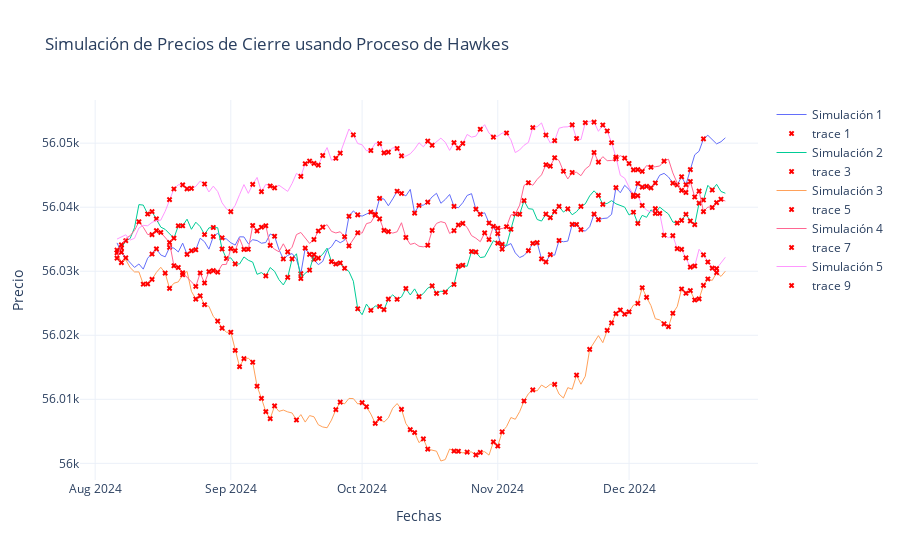

Write notebook code for a chart like this one.
### Code cell
import numpy as np
import plotly.graph_objs as go
import pandas as pd  # Importamos pandas para manejar las fechas

def funcion_intensidad(mu, alpha, beta, eventos, tiempos):
    # Calcula la intensidad actual del proceso de Hawkes
    return mu + alpha * np.sum(eventos * np.exp(-beta * (len(eventos) + 1 - tiempos)))

def simulated_hawkes_closing_prices(eventos, lambda_0, alpha, beta, initial_price, daily_volatility, start_date, num_days=30):
    number_events = len(eventos)
    
    eventos_historicos = list(eventos)  # Convertir a lista para modificarla

    # Crear un array de tiempos para los eventos históricos
    historical_times = np.arange(1, number_events + 1)

    # Lista para almacenar precios de cierre
    prices = [initial_price]

    current_intensity = lambda_0  # Intensidad actual
    
    simulated_events = np.zeros(1)
    
    for i in range(1, num_days + 1):
        # Actualiza los tiempos históricos añadiendo el nuevo tiempo
        historical_times = np.append(historical_times, number_events + i)

        P = 1 - np.exp(-current_intensity)
        
        price_change = 0  # Inicializar el cambio de precio para el día
        
        if np.random.uniform() < P:
            eventos_historicos.append(1)
            # Calcula el cambio de precio basado en el número de eventos
            event_price_change = np.random.normal(loc=0, scale=daily_volatility)
            price_change += event_price_change
            simulated_events = np.append(simulated_events, 1)
        else:
            simulated_events = np.append(simulated_events, 0)
            eventos_historicos.append(0)

        # Actualiza la intensidad actual del proceso de Hawkes
        current_intensity = funcion_intensidad(lambda_0, alpha, beta, eventos_historicos, historical_times)
        
        price_change += np.random.normal(loc=0, scale=daily_volatility)
        new_price = prices[-1] + price_change
        prices.append(new_price)

    # Generar las fechas desde la fecha de inicio
    dates = pd.date_range(start=start_date, periods=num_days + 1)  # +1 para incluir el día inicial

    return dates, prices, simulated_events

# Parámetros del modelo
lambda_0 = 0.5  # Intensidad base
alpha = 0.8     # Impacto del evento
beta = 1.5      # Tasa de decaimiento
initial_price = data['Close'][-1]  # Precio inicial
daily_volatility = 1  # Volatilidad diaria
num_days = 140  # Número de días
start_date = '2024-08-06'  # Fecha de inicio

# Inicializar la lista de eventos
events = eventos_si_no#[0, 1, 0, 0, 1, 0, 1, 0]  # Ejemplo de inicialización, reemplaza con tu 'eventos_si_no'

# Simulación de múltiples trayectorias
num_simulations = 5  # Número de simulaciones que quieres realizar
all_simulations = []  # Almacena todas las simulaciones

for _ in range(num_simulations):
    dates, prices, simulated_events = simulated_hawkes_closing_prices(events, lambda_0, alpha, beta, initial_price, daily_volatility, start_date, num_days)
    all_simulations.append((dates, prices, simulated_events))

# Crear gráfico con Plotly
fig = go.Figure()

# Añadir cada simulación como una línea separada
for idx, (dates, prices, simulated_events) in enumerate(all_simulations):
    # Añadir la línea de precios de cierre para cada simulación
    fig.add_trace(go.Scatter(
        x=dates,
        y=prices[1:],  # Saltar el precio inicial para ajustar la longitud de la serie temporal
        mode='lines',
        name=f'Simulación {idx + 1}',
        line=dict(width=1)  # Cambiar el ancho de línea si lo deseas
    ))

    # Identificar los tiempos de eventos (donde los eventos son 1)
    event_dates = [dates[i-1] for i, e in enumerate(simulated_events) if e == 1 and i < num_days]

    # Añadir el scatter plot para eventos de cada simulación
    fig.add_trace(go.Scatter(
        x=event_dates,
        y=[prices[i] for i, e in enumerate(simulated_events) if e == 1 and i < num_days],
        mode='markers',
        #name=f'Eventos Simulación {idx + 1}',
        marker=dict(color='red', symbol='x', size=5)
    ))

# Actualizar el diseño del gráfico
fig.update_layout(
    title='Simulación de Precios de Cierre usando Proceso de Hawkes',
    xaxis_title='Fechas',
    yaxis_title='Precio',
    #legend=dict(x=0, y=1),
    template='plotly_white'
)

# Mostrar el gráfico
fig.show()
